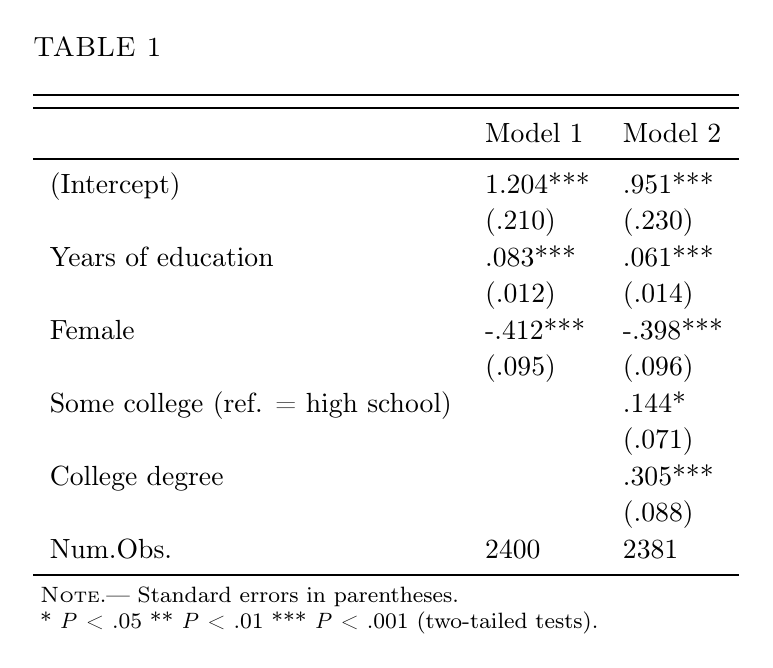
#> input picture tests/baselines/AJS_csv.png, 773 x 668 px
$ python check_figure.py ../../../tests/baselines/AJS_csv.png
#> lines starting #> are read from the running program, lines starting #| are printed output that depends on the picture
#!/usr/bin/env python3
"""
check_figure.py — validate a figure file against a journal's figure spec.

Measures what is machine-checkable — physical width vs the journal column spec,
vector-vs-raster, resolution (dpi), grayscale-vs-color — and reports PASS/WARN/FAIL.
Things it cannot measure from pixels (panel labels, legibility at print size, chart-type
anti-patterns, plain-language axis titles, grayscale-survivability) are listed as a
VISION checklist to run by eye against references/figure-house-style-notes.md.

Usage:
  python3 check_figure.py figure.pdf  --journal ASR
  python3 check_figure.py figure.png  --journal PNAS --width single   # single|full|any

Handles: .pdf .eps .svg (vector), .png .jpg .tif (raster). Uses Pillow + pypdf + stdlib.
"""
import argparse, os, re, sys, xml.etree.ElementTree as ET

HERE = os.path.dirname(os.path.abspath(__file__))
SPECS = os.path.join(HERE, "..", "references", "journal-figure-specs.yaml")
CM = 2.54

REPORT = {"PASS": 0, "WARN": 0, "FAIL": 0}
def emit(level, check, msg):
    REPORT[level] += 1
    icon = {"PASS": "✓", "WARN": "▲", "FAIL": "✗"}[level]
    print(f"  {icon} [{level}] {check}: {msg}")


def load_spec(journal):
    try:
        import yaml
        y = yaml.safe_load(open(SPECS))
        d = y.get("defaults", {}); p = y["profiles"].get(journal, {})
        return {**d, **p}
    except Exception as e:
        print(f"(note: could not load spec for {journal} [{e}])")
        return {}


def allowed_widths_in(spec):
    """Return dict label->inches of acceptable figure widths from the spec."""
    w = spec.get("width", {}) or {}
    out = {}
    if "single_col_in" in w: out["single"] = w["single_col_in"]
    if "full_width_in" in w: out["full"] = w["full_width_in"]
    if "single_col_cm" in w: out["single"] = w["single_col_cm"] / CM
    if "one_and_half_col_cm" in w: out["1.5col"] = w["one_and_half_col_cm"] / CM
    if "full_width_cm" in w: out["full"] = w["full_width_cm"] / CM
    return out


def measure(path):
    """Return dict: kind(vector/raster), width_in, dpi, has_raster, grayscale, palette_note."""
#> called with path = '../../../tests/baselines/AJS_csv.png'
    ext = os.path.splitext(path)[1].lower()
    info = {"ext": ext, "kind": None, "width_in": None, "dpi": None,
            "has_raster": None, "grayscale": None, "note": ""}
    if ext == ".pdf":
        info["kind"] = "vector"
        try:
            from pypdf import PdfReader
            r = PdfReader(path); pg = r.pages[0]
            box = pg.mediabox
            info["width_in"] = round(float(box.width) / 72.0, 2)
            xo = pg.get("/Resources", {}).get("/XObject", {})
            try:
                imgs = [k for k in xo.keys() if xo[k].get("/Subtype") == "/Image"]
                info["has_raster"] = len(imgs) > 0
            except Exception:
                info["has_raster"] = None
        except Exception as e:
            info["note"] = f"pdf read error: {e}"
    elif ext == ".svg":
        info["kind"] = "vector"
        try:
            root = ET.parse(path).getroot()
            w = root.get("width", "")
            m = re.match(r"([\d.]+)\s*(mm|cm|in|pt|px)?", w or "")
            if m:
                val = float(m.group(1)); unit = m.group(2) or "px"
                conv = {"mm": 1/25.4, "cm": 1/CM, "in": 1, "pt": 1/72, "px": 1/96}[unit]
                info["width_in"] = round(val * conv, 2)
        except Exception as e:
            info["note"] = f"svg parse error: {e}"
    elif ext == ".eps":
        info["kind"] = "vector"
        try:
            txt = open(path, "rb").read(4000).decode("latin-1", "replace")
            m = re.search(r"%%BoundingBox:\s*\d+\s+\d+\s+(\d+)\s+(\d+)", txt)
            if m:
                info["width_in"] = round(int(m.group(1)) / 72.0, 2)
        except Exception as e:
            info["note"] = f"eps parse error: {e}"
    elif ext in (".png", ".jpg", ".jpeg", ".tif", ".tiff"):
        info["kind"] = "raster"
        try:
            from PIL import Image
            im = Image.open(path)
#> im is the input picture: PIL image 773x668 RGB; min 0, max 255, mean 245.8
            px_w = im.size[0]
#> px_w = 773
            dpi = im.info.get("dpi", (None,))[0]
#> dpi = 200
            info["dpi"] = round(dpi) if dpi else None
            if dpi:
                info["width_in"] = round(px_w / dpi, 2)
            else:
                info["note"] = f"{px_w}px wide, no DPI metadata (physical size unknown)"
            # grayscale = (almost) no chromatic pixels — judge by saturation, not by the
            # white background (a sparse color scatter is mostly white but NOT grayscale).
            small = im.convert("RGB").resize((100, 100))
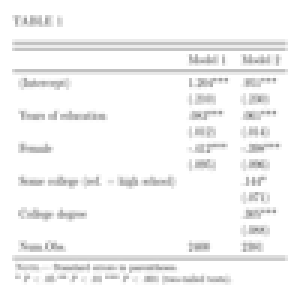
#> small: PIL image 100x100 RGB (shown 3 times larger); min 132, max 255, mean 245.3
            px = list(small.getdata())
#> px = 10000 items, first 6: (255, 255, 255), (255, 255, 255), (255, 255, 255), (255, 255, 255), (255, 255, 255), (255, 255, 255)
            chroma = sum(1 for r, g, b in px if (max(r, g, b) - min(r, g, b)) > 40)
#> chroma = 0
            frac = chroma / len(px)
#> frac = 0
            info["grayscale"] = frac < 0.004
            info["note"] += f" | chromatic pixels {frac*100:.1f}%"
            has_red = any(r > 140 and g < 100 and b < 100 for r, g, b in px)
#> has_red = False
            has_green = any(g > 120 and r < 100 and b < 100 for r, g, b in px)
#> has_green = False
            if has_red and has_green:
                info["note"] += " | red AND green present — check red-green colorblind safety"
        except Exception as e:
            info["note"] = f"image read error: {e}"
    return info


def main():
    ap = argparse.ArgumentParser()
    ap.add_argument("path")
    ap.add_argument("--journal", default="ASR")
    ap.add_argument("--width", default="any", choices=["single", "full", "any"])
    args = ap.parse_args()
    spec = load_spec(args.journal)
    print(f"\nChecking {args.path}  against  {args.journal} figure spec\n" + "-" * 56)
    m = measure(args.path)
#> m = 7 items

    # format / vector
    if m["kind"] == "vector":
        emit("PASS", "format", f"Vector ({m['ext']}) — good for line art/charts.")
        if m["has_raster"]:
            emit("WARN", "embedded-raster", "PDF embeds raster image(s); for pure line art keep it vector.")
    elif m["kind"] == "raster":
        if spec.get("vector_preferred", True):
            emit("WARN", "format", f"Raster ({m['ext']}). Journals prefer VECTOR (PDF/EPS/SVG) for charts/line art; raster is fine for photos/maps.")
        dmin = (spec.get("raster", {}) or {}).get("dpi_min_line_art", 600)
        if m["dpi"]:
            emit("PASS" if m["dpi"] >= dmin else "WARN", "resolution",
                 f"{m['dpi']} dpi (line-art min {dmin}).")
        else:
            emit("WARN", "resolution", "No DPI metadata — cannot verify resolution or physical size. Re-export with dpi set.")
    else:
        emit("WARN", "format", f"Unrecognized/unsupported file type: {m['ext']}")

    # width vs column spec
    aw = allowed_widths_in(spec)
    if m["width_in"] and aw:
        tol = 0.18
        hits = [f"{k}~{v:.2f}in" for k, v in aw.items() if abs(m["width_in"] - v) <= v * tol]
        target = aw.get(args.width) if args.width != "any" else None
        if target and abs(m["width_in"] - target) > target * tol:
            emit("WARN", "width", f"Width {m['width_in']}in != requested {args.width} column ({target:.2f}in).")
        elif hits:
            emit("PASS", "width", f"Width {m['width_in']}in matches {', '.join(hits)}.")
        else:
            opts = ", ".join(f"{k} {v:.2f}in" for k, v in aw.items())
            emit("WARN", "width", f"Width {m['width_in']}in matches no column spec (allowed: {opts}). Resize to a column width.")
    elif aw and not m["width_in"]:
        emit("WARN", "width", "Could not determine physical width — verify it fits a column spec by hand.")

    # color / grayscale
    if m["kind"] == "raster":
        pol = (spec.get("color", {}) or {}).get("policy", "grayscale_preferred")
        if m["grayscale"]:
            emit("PASS", "color", "Grayscale — safe for B/W printing.")
        else:
            lvl = "WARN" if pol == "grayscale_preferred" else "PASS"
            emit(lvl, "color", f"Color figure. {args.journal} policy: {pol}. Ensure series stay distinct in grayscale (dash/marker/shade, not hue alone).")
    if m["note"].strip():
        print(f"    · {m['note'].strip()}")
#|     · | chromatic pixels 0.0%

    # things only a human/VLM can judge
    print("-" * 56)
    print("  VISION checklist (judge by eye vs references/figure-house-style-notes.md, " + args.journal + "):")
    cap = (spec.get("caption", {}) or {}).get("position", "below")
    fmt = (spec.get("caption", {}) or {}).get("format", "Figure {n}.")
    print(f"    [ ] Caption {cap.upper()} the figure, format '{fmt}'")
    print("    [ ] Series distinguishable in grayscale (dash + marker + shade, not hue alone)")
    print("    [ ] Plain-language axis titles; minimal/no gridlines")
    print("    [ ] Uncertainty as CI band/whisker (NOT dynamite bars); no 3D/pie/dual-axis")
    print("    [ ] Multi-panel labels present + consistent; text legible at print size")
    print("-" * 56)
    print(f"  {REPORT['FAIL']} FAIL  {REPORT['WARN']} WARN  {REPORT['PASS']} PASS")
    sys.exit(1 if REPORT["FAIL"] else 0)
#> (the program exits here)

$ run again, on tests/baselines/ASR_lm.png
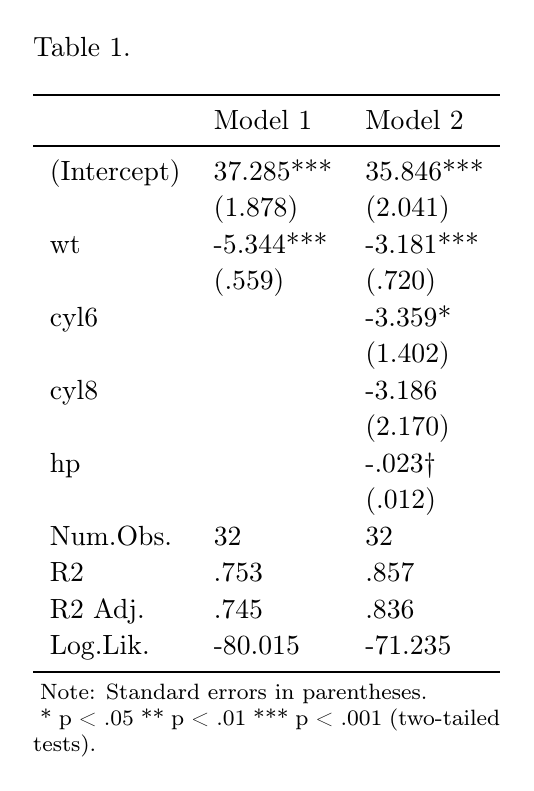
#> input picture tests/baselines/ASR_lm.png, 534 x 791 px
#> in measure, im is the input picture: PIL image 534x791 RGB; min 0, max 255, mean 245.9
#> dpi = 200
#> in measure, `small = im.convert("RGB").resize((100, 100))`:
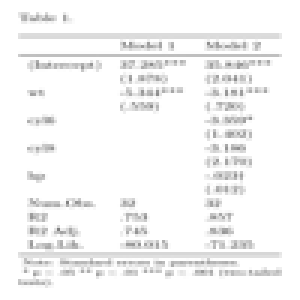
#> small: PIL image 100x100 RGB (shown 3 times larger); min 127, max 255, mean 245.4
#> px = 10000 items, first 6: (255, 255, 255), (255, 255, 255), (255, 255, 255), (255, 255, 255), (255, 255, 255), (255, 255, 255)
#> chroma = 0
#> has_red = False
#> m = 7 items
#|     · | chromatic pixels 0.0%

$ run again, on tests/baselines/PNAS_csv.png
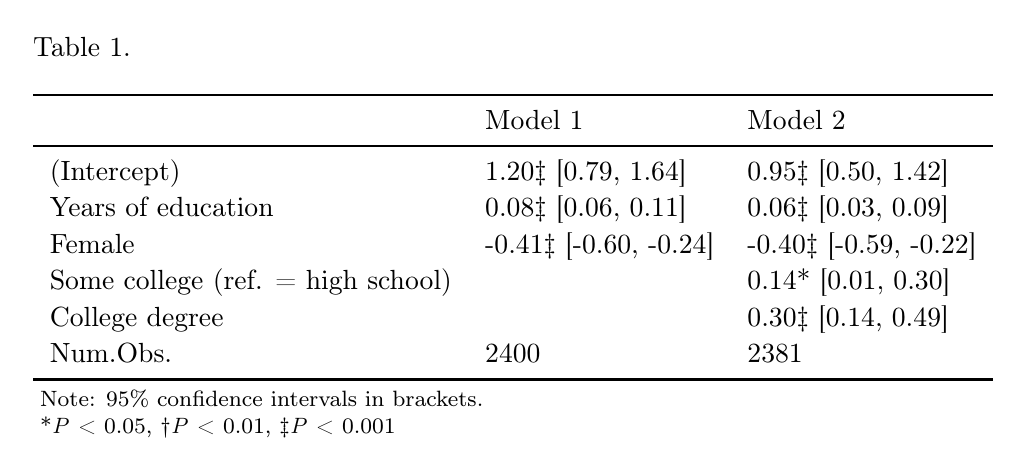
#> input picture tests/baselines/PNAS_csv.png, 1027 x 471 px
#> in measure, im is the input picture: PIL image 1027x471 RGB; min 0, max 255, mean 243.9
#> dpi = 200
#> in measure, `small = im.convert("RGB").resize((100, 100))`:
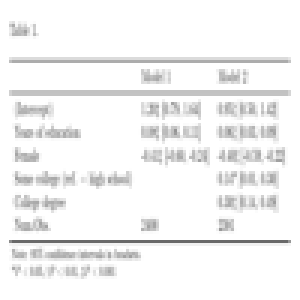
#> small: PIL image 100x100 RGB (shown 3 times larger); min 105, max 255, mean 243.4
#> px = 10000 items, first 6: (255, 255, 255), (255, 255, 255), (255, 255, 255), (255, 255, 255), (255, 255, 255), (255, 255, 255)
#> chroma = 0
#> has_red = False
#> m = 7 items
#|     · | chromatic pixels 0.0%
